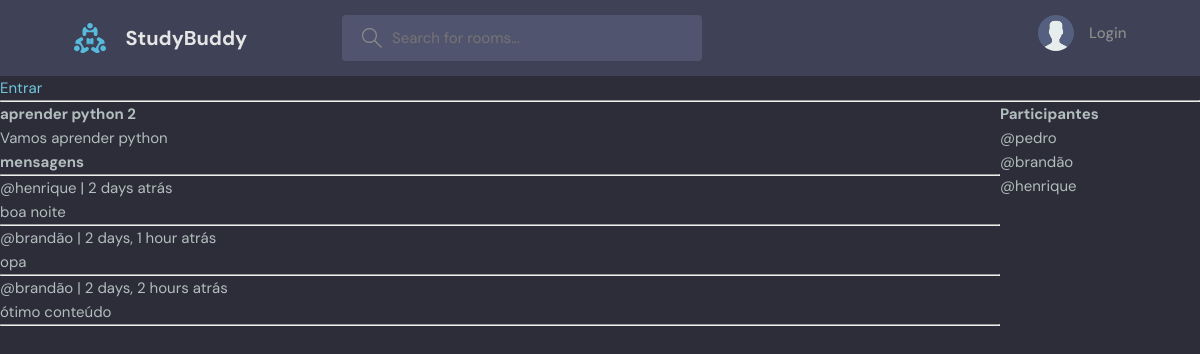
Page /room/3/ on the committed database.
### base/models.py (models this page shows, shortened)
class Room(models.Model):
    host = models.ForeignKey(User, on_delete=models.CASCADE, null=True)
    topic = models.ForeignKey(Topic, on_delete=models.SET_NULL, null=True)
    name = models.CharField(max_length=200)
    discription = models.TextField(null=True, blank=True)
    participants = models.ManyToManyField(
        User, related_name='participants', blank=True)
    updated = models.DateTimeField(auto_now=True)
    created = (models.DateTimeField(auto_now_add=True))
    class Meta:
        ordering = ['-updated', '-created']

class Message(models.Model):
    user = models.ForeignKey(User, on_delete=models.CASCADE)
    room = models.ForeignKey(Room, on_delete=models.CASCADE)
    body = models.TextField()
    updated = models.DateTimeField(auto_now=True)
    created = (models.DateTimeField(auto_now_add=True))
    class Meta:
        ordering = ['-updated', '-created']

### base/views.py (the view, shortened to what this page needs)
# urls.py: path('room/<str:pk>/', views.room, name="room"),
def room(request, pk):
    room = Room.objects.get(id=pk)
    room_messages = room.message_set.all().order_by('-created')
    participants = room.participants.all
    context = {'room':room, 'room_messages':room_messages, 'participants':participants}
    return render(request, 'base/room.html', context)

### base/templates/base/room.html (shortened to what this page needs)
{% extends 'main.html' %}
{% block content %}
<div class="room-container">
    <div>
    <h1>{{room.name}}</h1>
    <p>{{room.discription}}</p>
    <div class="comment-wrapper">
        <h3>mensagens</h3>
        <hr>
        {% for message in room_messages  %}
            <div>
                <small>@{{message.user}} | {{message.created|timesince}} atrás </small>
                <p>{{message.body}}</p>
                <hr>
            </div>
        {% endfor %}
    </div>
    </div>
    <div>
        <h2>Participantes</h2>
        {% for participant in participants %}
            <div>
                <p>@{{participant.username}}</p>
            </div>
        {% endfor %}
    </div>
</div>
{% endblock content %}

### static/styles/style.css (style rules this page uses)
:root { --color-main: #71c6dd; --color-main-light: #e1f6fb; --color-dark: #3f4156; --color-dark-medium: #51546e; --color-dark-light: #696d97; --color-light: #e5e5e5; --color-gray: #8b8b8b; --color-light-gray: #b2bdbd; --color-bg: #2d2d39; --color-success: #5dd693; --color-error: #fc4b0b; }
* { font-family: "DM Sans", -apple-system, BlinkMacSystemFont, "Segoe UI", Roboto, Oxygen, Ubuntu, Cantarell, "Open Sans", "Helvetica Neue", sans-serif; margin: 0; padding: 0; box-sizing: border-box; text-rendering: optimizeLegibility; font-size: inherit; }
html { font-size: 56.25%; }
@media only screen and (min-width: 1200px) { html { font-size: 62.5%; } }
body { line-height: 1.6; font-weight: 400; font-size: 1.5rem; color: var(--color-light-gray); background-color: var(--color-bg); min-height: 100vh; }

### base/templates/base/room.html (style rules this page uses)
.room-container { display: grid; grid-template-columns: 5fr 1fr; }

### rows in the picture
Room: name "aprender python 2", discription "Vamos aprender python"
Message: user "henrique", created "2 days", body "boa noite"
Message: user "brandão", created "2 days, 1 hour", body "opa"
Message: user "brandão", created "2 days, 2 hours", body "ótimo conteúdo"

### other values in the picture
{{ participant.username }} "pedro"
{{ participant.username }} "brandão"
{{ participant.username }} "henrique"
